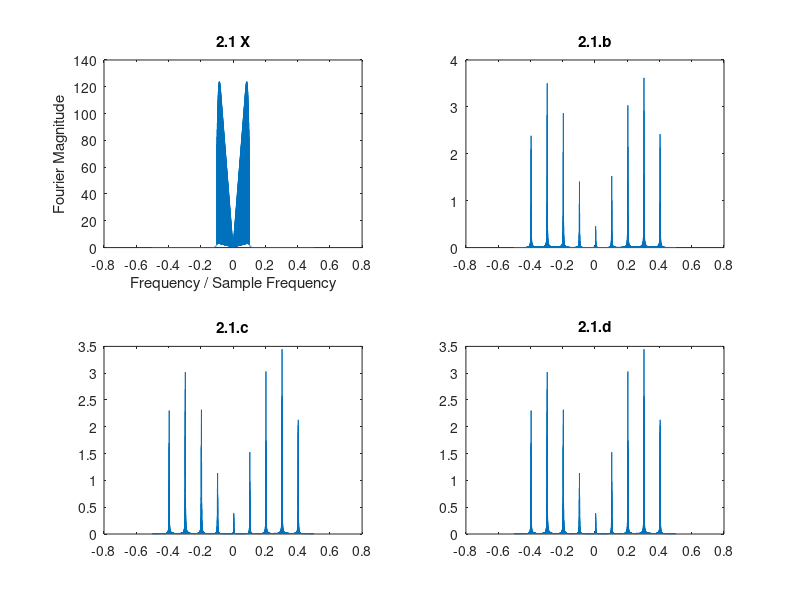
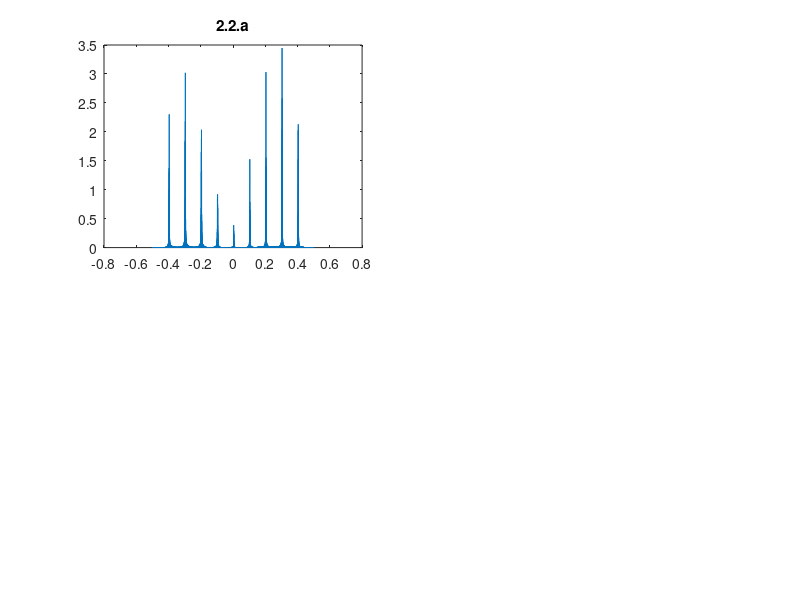
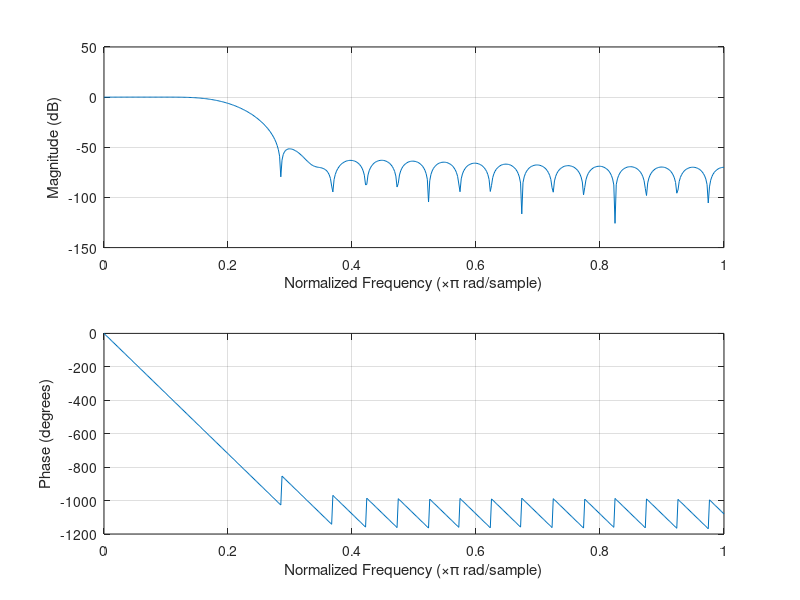
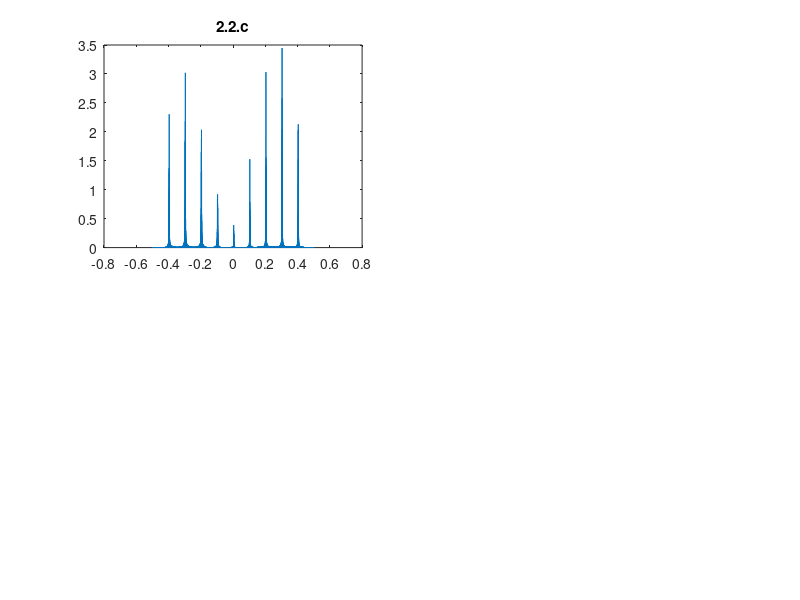

Source code (MATLAB) for these figures, in order:

% 2.1
load proj2_wave1 
X = fft(x);
n = (length(X) - 1)/2;
f = (-n:n)/n/2;
figure
subplot(2,2,1);
plot(f,fftshift(abs(X)));
xlabel('Frequency / Sample Frequency');
ylabel('Fourier Magnitude');
title('2.1 X');

% a
soundsc(x,8000)

% b
% 
x1=exp(2i*pi*0.2*(1:length(x))).*x;
subplot(2,2,2);
plot(f,fftshift(abs(x1)));
title('2.1.b');

% c
% slight difference in amplitude compared to b
x2=real(exp(2i*pi*0.2*(1:length(x))).*x);
subplot(2,2,3);
plot(f,fftshift(abs(x2)));
title('2.1.c');

% d
x3=cos(2*pi*0.2*(1:length(x))).*x;
subplot(2,2,4);
plot(f,fftshift(abs(x3)));
title('2.1.d');
soundsc(x3,8000)

% 2.2
% a
x4=cos(2*pi*0.2*(1:length(x))).*x3;
figure
subplot(2,2,1);
plot(f,fftshift(abs(x4)));
title('2.2.a');
soundsc(x4,8000)

% b
h=fir1(40,0.2);
figure;freqz(h)

% c 
x5=filter(h,1,x4);
n = (length(x4) - 1)/2;
f = (-n:n)/n/2;
figure
subplot(2,2,1);
plot(f,fftshift(abs(x4)));
title('2.2.c');
soundsc(x5,8000)

% 2.3

load proj2_wave2 
x = double(x)/32768;
X = fft(x);
n = (length(X)-1)/2;
f = (-n:n)/n/2;
figure
subplot(2,2,1);
plot(f,fftshift(abs(X)));
xlabel('Frequency / Sample Frequency');
ylabel('Fourier Magnitude');
title('2.3 X');

% a
% Channel one: 0.20
% Channel two: 0.40
% b
y1=exp(2i*pi*0.2*(1:length(x))).*x;
subplot(2,2,2);
plot(f,fftshift(abs(y1)));
title('2.3.b');